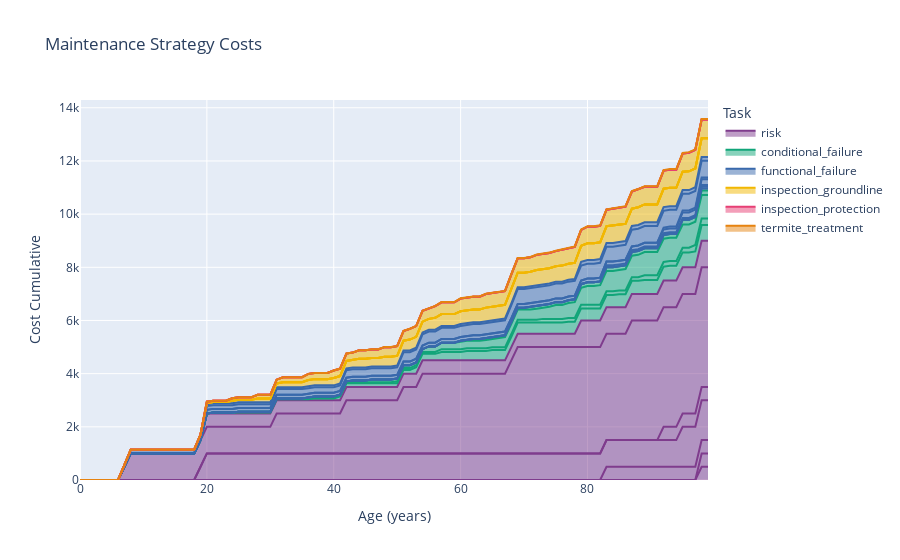

The notebook cell saved with this chart:
### Code cell
comp.units = model_units
comp.mc_timeline(t_end=t_end, n_iterations=n_iterations)
comp.expected_risk_cost_df()
comp.plot_ms()

### Figure 1 — Plotly figure (JSON) as saved in the notebook; plotly's stock layout.template omitted (floating-point values rounded to 4 significant figures)
{"data": [{"hovertemplate": "Task=risk<br>Failure Mode=termites<br>Age (years)=%{x}<br>Cost Cumulative=%{y}<extra></extra>", "legendgroup": "risk", "line": {"color": "rgb(127, 60, 141)"}, "mode": "lines", "name": "risk", "orientation": "v", "showlegend": true, "stackgroup": "1", "type": "scatter", "x": [0, 1, 2, 3, 4, 5, 6, 7, 8, 9, 10, 11, 12, 13, 14, 15, 16, 17, 18, 19, 20, 21, 22, 23, 24, 25, 26, 27, 28, 29, 30, 31, 32, 33, 34, 35, 36, 37, 38, 39, 40, 41, 42, 43, 44, 45, 46, 47, 48, 49, 50, 51, 52, 53, 54, 55, 56, 57, 58, 59, 60, 61, 62, 63, 64, 65, 66, 67, 68, 69, 70, 71, 72, 73, 74, 75, 76, 77, 78, 79, 80, 81, 82, 83, 84, 85, 86, 87, 88, 89, 90, 91, 92, 93, 94, 95, 96, 97, 98, 99], "xaxis": "x", "y": [0, 0, 0, 0, 0, 0, 0, 0, 0, 0, 0, 0, 0, 0, 0, 0, 0, 0, 0, 0, 0, 0, 0, 0, 0, 0, 0, 0, 0, 0, 0, 0, 0, 0, 0, 0, 0, 0, 0, 0, 0, 0, 0, 0, 0, 0, 0, 0, 0, 0, 0, 0, 0, 0, 0, 0, 0, 0, 0, 0, 0, 0, 0, 0, 0, 0, 0, 0, 0, 0, 0, 0, 0, 0, 0, 0, 0, 0, 0, 0, 0, 0, 0, 0, 0, 0, 0, 0, 0, 0, 0, 0, 0, 0, 0, 0, 0, 0, 500, 500], "yaxis": "y"}, {"hovertemplate": "Task=risk<br>Failure Mode=fungal decay | external<br>Age (years)=%{x}<br>Cost Cumulative=%{y}<extra></extra>", "legendgroup": "risk", "line": {"color": "rgb(127, 60, 141)"}, "mode": "lines", "name": "risk", "orientation": "v", "showlegend": false, "stackgroup": "1", "type": "scatter", "x": [0, 1, 2, 3, 4, 5, 6, 7, 8, 9, 10, 11, 12, 13, 14, 15, 16, 17, 18, 19, 20, 21, 22, 23, 24, 25, 26, 27, 28, 29, 30, 31, 32, 33, 34, 35, 36, 37, 38, 39, 40, 41, 42, 43, 44, 45, 46, 47, 48, 49, 50, 51, 52, 53, 54, 55, 56, 57, 58, 59, 60, 61, 62, 63, 64, 65, 66, 67, 68, 69, 70, 71, 72, 73, 74, 75, 76, 77, 78, 79, 80, 81, 82, 83, 84, 85, 86, 87, 88, 89, 90, 91, 92, 93, 94, 95, 96, 97, 98, 99], "xaxis": "x", "y": [0, 0, 0, 0, 0, 0, 0, 0, 0, 0, 0, 0, 0, 0, 0, 0, 0, 0, 0, 0, 0, 0, 0, 0, 0, 0, 0, 0, 0, 0, 0, 0, 0, 0, 0, 0, 0, 0, 0, 0, 0, 0, 0, 0, 0, 0, 0, 0, 0, 0, 0, 0, 0, 0, 0, 0, 0, 0, 0, 0, 0, 0, 0, 0, 0, 0, 0, 0, 0, 0, 0, 0, 0, 0, 0, 0, 0, 0, 0, 0, 0, 0, 0, 0, 0, 0, 0, 0, 0, 0, 0, 0, 0, 0, 0, 0, 0, 0, 500, 500], "yaxis": "y"}, {"hovertemplate": "Task=risk<br>Failure Mode=fungal decay | internal<br>Age (years)=%{x}<br>Cost Cumulative=%{y}<extra></extra>", "legendgroup": "risk", "line": {"color": "rgb(127, 60, 141)"}, "mode": "lines", "name": "risk", "orientation": "v", "showlegend": false, "stackgroup": "1", "type": "scatter", "x": [0, 1, 2, 3, 4, 5, 6, 7, 8, 9, 10, 11, 12, 13, 14, 15, 16, 17, 18, 19, 20, 21, 22, 23, 24, 25, 26, 27, 28, 29, 30, 31, 32, 33, 34, 35, 36, 37, 38, 39, 40, 41, 42, 43, 44, 45, 46, 47, 48, 49, 50, 51, 52, 53, 54, 55, 56, 57, 58, 59, 60, 61, 62, 63, 64, 65, 66, 67, 68, 69, 70, 71, 72, 73, 74, 75, 76, 77, 78, 79, 80, 81, 82, 83, 84, 85, 86, 87, 88, 89, 90, 91, 92, 93, 94, 95, 96, 97, 98, 99], "xaxis": "x", "y": [0, 0, 0, 0, 0, 0, 0, 0, 0, 0, 0, 0, 0, 0, 0, 0, 0, 0, 0, 0, 0, 0, 0, 0, 0, 0, 0, 0, 0, 0, 0, 0, 0, 0, 0, 0, 0, 0, 0, 0, 0, 0, 0, 0, 0, 0, 0, 0, 0, 0, 0, 0, 0, 0, 0, 0, 0, 0, 0, 0, 0, 0, 0, 0, 0, 0, 0, 0, 0, 0, 0, 0, 0, 0, 0, 0, 0, 0, 0, 0, 0, 0, 0, 500, 500, 500, 500, 500, 500, 500, 500, 500, 500, 500, 500, 500, 500, 500, 500, 500], "yaxis": "y"}, {"hovertemplate": "Task=risk<br>Failure Mode=lightning<br>Age (years)=%{x}<br>Cost Cumulative=%{y}<extra></extra>", "legendgroup": "risk", "line": {"color": "rgb(127, 60, 141)"}, "mode": "lines", "name": "risk", "orientation": "v", "showlegend": false, "stackgroup": "1", "type": "scatter", "x": [0, 1, 2, 3, 4, 5, 6, 7, 8, 9, 10, 11, 12, 13, 14, 15, 16, 17, 18, 19, 20, 21, 22, 23, 24, 25, 26, 27, 28, 29, 30, 31, 32, 33, 34, 35, 36, 37, 38, 39, 40, 41, 42, 43, 44, 45, 46, 47, 48, 49, 50, 51, 52, 53, 54, 55, 56, 57, 58, 59, 60, 61, 62, 63, 64, 65, 66, 67, 68, 69, 70, 71, 72, 73, 74, 75, 76, 77, 78, 79, 80, 81, 82, 83, 84, 85, 86, 87, 88, 89, 90, 91, 92, 93, 94, 95, 96, 97, 98, 99], "xaxis": "x", "y": [0, 0, 0, 0, 0, 0, 0, 0, 0, 0, 0, 0, 0, 0, 0, 0, 0, 0, 0, 500, 1000, 1000, 1000, 1000, 1000, 1000, 1000, 1000, 1000, 1000, 1000, 1000, 1000, 1000, 1000, 1000, 1000, 1000, 1000, 1000, 1000, 1000, 1000, 1000, 1000, 1000, 1000, 1000, 1000, 1000, 1000, 1000, 1000, 1000, 1000, 1000, 1000, 1000, 1000, 1000, 1000, 1000, 1000, 1000, 1000, 1000, 1000, 1000, 1000, 1000, 1000, 1000, 1000, 1000, 1000, 1000, 1000, 1000, 1000, 1000, 1000, 1000, 1000, 1000, 1000, 1000, 1000, 1000, 1000, 1000, 1000, 1000, 1000, 1000, 1000, 1500, 1500, 1500, 1500, 1500], "yaxis": "y"}, {"hovertemplate": "Task=risk<br>Failure Mode=weathering<br>Age (years)=%{x}<br>Cost Cumulative=%{y}<extra></extra>", "legendgroup": "risk", "line": {"color": "rgb(127, 60, 141)"}, "mode": "lines", "name": "risk", "orientation": "v", "showlegend": false, "stackgroup": "1", "type": "scatter", "x": [0, 1, 2, 3, 4, 5, 6, 7, 8, 9, 10, 11, 12, 13, 14, 15, 16, 17, 18, 19, 20, 21, 22, 23, 24, 25, 26, 27, 28, 29, 30, 31, 32, 33, 34, 35, 36, 37, 38, 39, 40, 41, 42, 43, 44, 45, 46, 47, 48, 49, 50, 51, 52, 53, 54, 55, 56, 57, 58, 59, 60, 61, 62, 63, 64, 65, 66, 67, 68, 69, 70, 71, 72, 73, 74, 75, 76, 77, 78, 79, 80, 81, 82, 83, 84, 85, 86, 87, 88, 89, 90, 91, 92, 93, 94, 95, 96, 97, 98, 99], "xaxis": "x", "y": [0, 0, 0, 0, 0, 0, 0, 0, 0, 0, 0, 0, 0, 0, 0, 0, 0, 0, 0, 0, 0, 0, 0, 0, 0, 0, 0, 0, 0, 0, 0, 0, 0, 0, 0, 0, 0, 0, 0, 0, 0, 0, 0, 0, 0, 0, 0, 0, 0, 0, 0, 0, 0, 0, 0, 0, 0, 0, 0, 0, 0, 0, 0, 0, 0, 0, 0, 0, 0, 0, 0, 0, 0, 0, 0, 0, 0, 0, 0, 0, 0, 0, 0, 0, 0, 0, 0, 0, 0, 0, 0, 0, 500, 500, 500, 500, 500, 500, 500, 500], "yaxis": "y"}, {"hovertemplate": "Task=risk<br>Failure Mode=fire_damage<br>Age (years)=%{x}<br>Cost Cumulative=%{y}<extra></extra>", "legendgroup": "risk", "line": {"color": "rgb(127, 60, 141)"}, "mode": "lines", "name": "risk", "orientation": "v", "showlegend": false, "stackgroup": "1", "type": "scatter", "x": [0, 1, 2, 3, 4, 5, 6, 7, 8, 9, 10, 11, 12, 13, 14, 15, 16, 17, 18, 19, 20, 21, 22, 23, 24, 25, 26, 27, 28, 29, 30, 31, 32, 33, 34, 35, 36, 37, 38, 39, 40, 41, 42, 43, 44, 45, 46, 47, 48, 49, 50, 51, 52, 53, 54, 55, 56, 57, 58, 59, 60, 61, 62, 63, 64, 65, 66, 67, 68, 69, 70, 71, 72, 73, 74, 75, 76, 77, 78, 79, 80, 81, 82, 83, 84, 85, 86, 87, 88, 89, 90, 91, 92, 93, 94, 95, 96, 97, 98, 99], "xaxis": "x", "y": [0, 0, 0, 0, 0, 0, 0, 500, 1000, 1000, 1000, 1000, 1000, 1000, 1000, 1000, 1000, 1000, 1000, 1000, 1000, 1000, 1000, 1000, 1000, 1000, 1000, 1000, 1000, 1000, 1000, 1500, 1500, 1500, 1500, 1500, 1500, 1500, 1500, 1500, 1500, 1500, 2000, 2000, 2000, 2000, 2000, 2000, 2000, 2000, 2000, 2500, 2500, 2500, 3000, 3000, 3000, 3000, 3000, 3000, 3000, 3000, 3000, 3000, 3000, 3000, 3000, 3000, 3500, 4000, 4000, 4000, 4000, 4000, 4000, 4000, 4000, 4000, 4000, 4000, 4000, 4000, 4000, 4000, 4000, 4000, 4000, 4500, 4500, 4500, 4500, 4500, 4500, 4500, 4500, 4500, 4500, 4500, 4500, 4500], "yaxis": "y"}, {"hovertemplate": "Task=risk<br>Failure Mode=impact<br>Age (years)=%{x}<br>Cost Cumulative=%{y}<extra></extra>", "legendgroup": "risk", "line": {"color": "rgb(127, 60, 141)"}, "mode": "lines", "name": "risk", "orientation": "v", "showlegend": false, "stackgroup": "1", "type": "scatter", "x": [0, 1, 2, 3, 4, 5, 6, 7, 8, 9, 10, 11, 12, 13, 14, 15, 16, 17, 18, 19, 20, 21, 22, 23, 24, 25, 26, 27, 28, 29, 30, 31, 32, 33, 34, 35, 36, 37, 38, 39, 40, 41, 42, 43, 44, 45, 46, 47, 48, 49, 50, 51, 52, 53, 54, 55, 56, 57, 58, 59, 60, 61, 62, 63, 64, 65, 66, 67, 68, 69, 70, 71, 72, 73, 74, 75, 76, 77, 78, 79, 80, 81, 82, 83, 84, 85, 86, 87, 88, 89, 90, 91, 92, 93, 94, 95, 96, 97, 98, 99], "xaxis": "x", "y": [0, 0, 0, 0, 0, 0, 0, 0, 0, 0, 0, 0, 0, 0, 0, 0, 0, 0, 0, 0, 500, 500, 500, 500, 500, 500, 500, 500, 500, 500, 500, 500, 500, 500, 500, 500, 500, 500, 500, 500, 500, 500, 500, 500, 500, 500, 500, 500, 500, 500, 500, 500, 500, 500, 500, 500, 500, 500, 500, 500, 500, 500, 500, 500, 500, 500, 500, 500, 500, 500, 500, 500, 500, 500, 500, 500, 500, 500, 500, 1000, 1000, 1000, 1000, 1000, 1000, 1000, 1000, 1000, 1000, 1000, 1000, 1000, 1000, 1000, 1000, 1000, 1000, 1000, 1000, 1000], "yaxis": "y"}, {"hovertemplate": "Task=conditional_failure<br>Failure Mode=termites<br>Age (years)=%{x}<br>Cost Cumulative=%{y}<extra></extra>", "legendgroup": "conditional_failure", "line": {"color": "rgb(17, 165, 121)"}, "mode": "lines", "name": "conditional_failure", "orientation": "v", "showlegend": true, "stackgroup": "1", "type": "scatter", "x": [0, 1, 2, 3, 4, 5, 6, 7, 8, 9, 10, 11, 12, 13, 14, 15, 16, 17, 18, 19, 20, 21, 22, 23, 24, 25, 26, 27, 28, 29, 30, 31, 32, 33, 34, 35, 36, 37, 38, 39, 40, 41, 42, 43, 44, 45, 46, 47, 48, 49, 50, 51, 52, 53, 54, 55, 56, 57, 58, 59, 60, 61, 62, 63, 64, 65, 66, 67, 68, 69, 70, 71, 72, 73, 74, 75, 76, 77, 78, 79, 80, 81, 82, 83, 84, 85, 86, 87, 88, 89, 90, 91, 92, 93, 94, 95, 96, 97, 98, 99], "xaxis": "x", "y": [0, 0, 0, 0, 0, 0, 0, 0, 0, 0, 0, 0, 0, 0, 0, 0, 0, 0, 0, 0, 0, 35, 35, 35, 35, 35, 35, 35, 35, 35, 35, 35, 35, 35, 35, 35, 35, 70, 70, 70, 70, 140, 140, 140, 140, 140, 140, 140, 140, 140, 140, 140, 140, 245, 245, 245, 245, 315, 315, 315, 315, 350, 350, 350, 350, 385, 385, 385, 385, 420, 420, 420, 420, 420, 420, 420, 420, 455, 455, 455, 455, 455, 455, 455, 455, 490, 490, 490, 490, 525, 525, 525, 525, 560, 560, 560, 560, 595, 595, 595], "yaxis": "y"}, {"hovertemplate": "Task=conditional_failure<br>Failure Mode=fungal decay | external<br>Age (years)=%{x}<br>Cost Cumulative=%{y}<extra></extra>", "legendgroup": "conditional_failure", "line": {"color": "rgb(17, 165, 121)"}, "mode": "lines", "name": "conditional_failure", "orientation": "v", "showlegend": false, "stackgroup": "1", "type": "scatter", "x": [0, 1, 2, 3, 4, 5, 6, 7, 8, 9, 10, 11, 12, 13, 14, 15, 16, 17, 18, 19, 20, 21, 22, 23, 24, 25, 26, 27, 28, 29, 30, 31, 32, 33, 34, 35, 36, 37, 38, 39, 40, 41, 42, 43, 44, 45, 46, 47, 48, 49, 50, 51, 52, 53, 54, 55, 56, 57, 58, 59, 60, 61, 62, 63, 64, 65, 66, 67, 68, 69, 70, 71, 72, 73, 74, 75, 76, 77, 78, 79, 80, 81, 82, 83, 84, 85, 86, 87, 88, 89, 90, 91, 92, 93, 94, 95, 96, 97, 98, 99], "xaxis": "x", "y": [0, 0, 0, 0, 0, 0, 0, 0, 0, 0, 0, 0, 0, 0, 0, 0, 0, 0, 0, 0, 0, 0, 0, 0, 0, 35, 35, 35, 35, 35, 35, 35, 35, 35, 35, 35, 35, 35, 35, 35, 35, 35, 35, 35, 35, 35, 35, 35, 35, 35, 70, 70, 70, 70, 70, 70, 70, 105, 105, 105, 105, 105, 105, 105, 105, 105, 105, 105, 105, 105, 105, 105, 105, 140, 140, 140, 140, 140, 140, 140, 140, 140, 140, 140, 140, 140, 140, 140, 140, 175, 175, 175, 175, 175, 175, 175, 175, 245, 245, 245], "yaxis": "y"}, {"hovertemplate": "Task=conditional_failure<br>Failure Mode=fungal decay | internal<br>Age (years)=%{x}<br>Cost Cumulative=%{y}<extra></extra>", "legendgroup": "conditional_failure", "line": {"color": "rgb(17, 165, 121)"}, "mode": "lines", "name": "conditional_failure", "orientation": "v", "showlegend": false, "stackgroup": "1", "type": "scatter", "x": [0, 1, 2, 3, 4, 5, 6, 7, 8, 9, 10, 11, 12, 13, 14, 15, 16, 17, 18, 19, 20, 21, 22, 23, 24, 25, 26, 27, 28, 29, 30, 31, 32, 33, 34, 35, 36, 37, 38, 39, 40, 41, 42, 43, 44, 45, 46, 47, 48, 49, 50, 51, 52, 53, 54, 55, 56, 57, 58, 59, 60, 61, 62, 63, 64, 65, 66, 67, 68, 69, 70, 71, 72, 73, 74, 75, 76, 77, 78, 79, 80, 81, 82, 83, 84, 85, 86, 87, 88, 89, 90, 91, 92, 93, 94, 95, 96, 97, 98, 99], "xaxis": "x", "y": [0, 0, 0, 0, 0, 0, 0, 0, 0, 0, 0, 0, 0, 0, 0, 0, 0, 0, 0, 0, 0, 0, 0, 0, 0, 0, 0, 0, 0, 0, 0, 0, 0, 0, 0, 0, 35, 35, 35, 35, 35, 35, 35, 70, 70, 70, 105, 105, 105, 105, 105, 105, 105, 105, 105, 210, 210, 245, 245, 245, 280, 280, 280, 280, 315, 315, 350, 385, 385, 385, 385, 385, 420, 420, 455, 525, 525, 560, 595, 630, 700, 700, 735, 770, 770, 770, 805, 805, 840, 875, 875, 875, 875, 875, 875, 875, 875, 875, 875, 875], "yaxis": "y"}, {"hovertemplate": "Task=conditional_failure<br>Failure Mode=weathering<br>Age (years)=%{x}<br>Cost Cumulative=%{y}<extra></extra>", "legendgroup": "conditional_failure", "line": {"color": "rgb(17, 165, 121)"}, "mode": "lines", "name": "conditional_failure", "orientation": "v", "showlegend": false, "stackgroup": "1", "type": "scatter", "x": [0, 1, 2, 3, 4, 5, 6, 7, 8, 9, 10, 11, 12, 13, 14, 15, 16, 17, 18, 19, 20, 21, 22, 23, 24, 25, 26, 27, 28, 29, 30, 31, 32, 33, 34, 35, 36, 37, 38, 39, 40, 41, 42, 43, 44, 45, 46, 47, 48, 49, 50, 51, 52, 53, 54, 55, 56, 57, 58, 59, 60, 61, 62, 63, 64, 65, 66, 67, 68, 69, 70, 71, 72, 73, 74, 75, 76, 77, 78, 79, 80, 81, 82, 83, 84, 85, 86, 87, 88, 89, 90, 91, 92, 93, 94, 95, 96, 97, 98, 99], "xaxis": "x", "y": [0, 0, 0, 0, 0, 0, 0, 0, 0, 0, 0, 0, 0, 0, 0, 0, 0, 0, 0, 0, 0, 0, 0, 0, 0, 0, 0, 0, 0, 0, 0, 0, 0, 0, 0, 0, 0, 0, 0, 0, 0, 0, 0, 0, 0, 0, 0, 0, 0, 0, 0, 0, 0, 0, 0, 0, 0, 0, 0, 0, 35, 35, 70, 70, 70, 70, 70, 70, 70, 70, 70, 105, 105, 105, 105, 105, 105, 105, 105, 140, 140, 140, 140, 140, 140, 140, 140, 140, 140, 140, 140, 140, 140, 140, 140, 175, 175, 175, 175, 175], "yaxis": "y"}, {"hovertemplate": "Task=functional_failure<br>Failure Mode=termites<br>Age (years)=%{x}<br>Cost Cumulative=%{y}<extra></extra>", "legendgroup": "functional_failure", "line": {"color": "rgb(57, 105, 172)"}, "mode": "lines", "name": "functional_failure", "orientation": "v", "showlegend": true, "stackgroup": "1", "type": "scatter", "x": [0, 1, 2, 3, 4, 5, 6, 7, 8, 9, 10, 11, 12, 13, 14, 15, 16, 17, 18, 19, 20, 21, 22, 23, 24, 25, 26, 27, 28, 29, 30, 31, 32, 33, 34, 35, 36, 37, 38, 39, 40, 41, 42, 43, 44, 45, 46, 47, 48, 49, 50, 51, 52, 53, 54, 55, 56, 57, 58, 59, 60, 61, 62, 63, 64, 65, 66, 67, 68, 69, 70, 71, 72, 73, 74, 75, 76, 77, 78, 79, 80, 81, 82, 83, 84, 85, 86, 87, 88, 89, 90, 91, 92, 93, 94, 95, 96, 97, 98, 99], "xaxis": "x", "y": [0, 0, 0, 0, 0, 0, 0, 0, 0, 0, 0, 0, 0, 0, 0, 0, 0, 0, 0, 0, 0, 0, 0, 0, 0, 0, 0, 0, 0, 0, 0, 0, 0, 0, 0, 0, 0, 0, 0, 0, 0, 0, 0, 0, 0, 0, 0, 0, 0, 0, 0, 0, 0, 0, 0, 0, 0, 0, 0, 0, 0, 0, 0, 0, 0, 0, 0, 0, 0, 0, 0, 0, 0, 0, 0, 0, 0, 0, 0, 0, 0, 0, 0, 0, 0, 0, 0, 0, 0, 0, 0, 0, 0, 0, 0, 0, 0, 0, 70, 70], "yaxis": "y"}, {"hovertemplate": "Task=functional_failure<br>Failure Mode=fungal decay | external<br>Age (years)=%{x}<br>Cost Cumulative=%{y}<extra></extra>", "legendgroup": "functional_failure", "line": {"color": "rgb(57, 105, 172)"}, "mode": "lines", "name": "functional_failure", "orientation": "v", "showlegend": false, "stackgroup": "1", "type": "scatter", "x": [0, 1, 2, 3, 4, 5, 6, 7, 8, 9, 10, 11, 12, 13, 14, 15, 16, 17, 18, 19, 20, 21, 22, 23, 24, 25, 26, 27, 28, 29, 30, 31, 32, 33, 34, 35, 36, 37, 38, 39, 40, 41, 42, 43, 44, 45, 46, 47, 48, 49, 50, 51, 52, 53, 54, 55, 56, 57, 58, 59, 60, 61, 62, 63, 64, 65, 66, 67, 68, 69, 70, 71, 72, 73, 74, 75, 76, 77, 78, 79, 80, 81, 82, 83, 84, 85, 86, 87, 88, 89, 90, 91, 92, 93, 94, 95, 96, 97, 98, 99], "xaxis": "x", "y": [0, 0, 0, 0, 0, 0, 0, 0, 0, 0, 0, 0, 0, 0, 0, 0, 0, 0, 0, 0, 0, 0, 0, 0, 0, 0, 0, 0, 0, 0, 0, 0, 0, 0, 0, 0, 0, 0, 0, 0, 0, 0, 0, 0, 0, 0, 0, 0, 0, 0, 0, 0, 0, 0, 0, 0, 0, 0, 0, 0, 0, 0, 0, 0, 0, 0, 0, 0, 0, 0, 0, 0, 0, 0, 0, 0, 0, 0, 0, 0, 0, 0, 0, 0, 0, 0, 0, 0, 0, 0, 0, 0, 0, 0, 0, 0, 0, 0, 70, 70], "yaxis": "y"}, {"hovertemplate": "Task=functional_failure<br>Failure Mode=fungal decay | internal<br>Age (years)=%{x}<br>Cost Cumulative=%{y}<extra></extra>", "legendgroup": "functional_failure", "line": {"color": "rgb(57, 105, 172)"}, "mode": "lines", "name": "functional_failure", "orientation": "v", "showlegend": false, "stackgroup": "1", "type": "scatter", "x": [0, 1, 2, 3, 4, 5, 6, 7, 8, 9, 10, 11, 12, 13, 14, 15, 16, 17, 18, 19, 20, 21, 22, 23, 24, 25, 26, 27, 28, 29, 30, 31, 32, 33, 34, 35, 36, 37, 38, 39, 40, 41, 42, 43, 44, 45, 46, 47, 48, 49, 50, 51, 52, 53, 54, 55, 56, 57, 58, 59, 60, 61, 62, 63, 64, 65, 66, 67, 68, 69, 70, 71, 72, 73, 74, 75, 76, 77, 78, 79, 80, 81, 82, 83, 84, 85, 86, 87, 88, 89, 90, 91, 92, 93, 94, 95, 96, 97, 98, 99], "xaxis": "x", "y": [0, 0, 0, 0, 0, 0, 0, 0, 0, 0, 0, 0, 0, 0, 0, 0, 0, 0, 0, 0, 0, 0, 0, 0, 0, 0, 0, 0, 0, 0, 0, 0, 0, 0, 0, 0, 0, 0, 0, 0, 0, 0, 0, 0, 0, 0, 0, 0, 0, 0, 0, 0, 0, 0, 0, 0, 0, 0, 0, 0, 0, 0, 0, 0, 0, 0, 0, 0, 0, 0, 0, 0, 0, 0, 0, 0, 0, 0, 0, 0, 0, 0, 0, 70, 70, 70, 70, 70, 70, 70, 70, 70, 70, 70, 70, 70, 70, 70, 70, 70], "yaxis": "y"}, {"hovertemplate": "Task=functional_failure<br>Failure Mode=lightning<br>Age (years)=%{x}<br>Cost Cumulative=%{y}<extra></extra>", "legendgroup": "functional_failure", "line": {"color": "rgb(57, 105, 172)"}, "mode": "lines", "name": "functional_failure", "orientation": "v", "showlegend": false, "stackgroup": "1", "type": "scatter", "x": [0, 1, 2, 3, 4, 5, 6, 7, 8, 9, 10, 11, 12, 13, 14, 15, 16, 17, 18, 19, 20, 21, 22, 23, 24, 25, 26, 27, 28, 29, 30, 31, 32, 33, 34, 35, 36, 37, 38, 39, 40, 41, 42, 43, 44, 45, 46, 47, 48, 49, 50, 51, 52, 53, 54, 55, 56, 57, 58, 59, 60, 61, 62, 63, 64, 65, 66, 67, 68, 69, 70, 71, 72, 73, 74, 75, 76, 77, 78, 79, 80, 81, 82, 83, 84, 85, 86, 87, 88, 89, 90, 91, 92, 93, 94, 95, 96, 97, 98, 99], "xaxis": "x", "y": [0, 0, 0, 0, 0, 0, 0, 0, 0, 0, 0, 0, 0, 0, 0, 0, 0, 0, 0, 70, 140, 140, 140, 140, 140, 140, 140, 140, 140, 140, 140, 140, 140, 140, 140, 140, 140, 140, 140, 140, 140, 140, 140, 140, 140, 140, 140, 140, 140, 140, 140, 140, 140, 140, 140, 140, 140, 140, 140, 140, 140, 140, 140, 140, 140, 140, 140, 140, 140, 140, 140, 140, 140, 140, 140, 140, 140, 140, 140, 140, 140, 140, 140, 140, 140, 140, 140, 140, 140, 140, 140, 140, 140, 140, 140, 210, 210, 210, 210, 210], "yaxis": "y"}, {"hovertemplate": "Task=functional_failure<br>Failure Mode=weathering<br>Age (years)=%{x}<br>Cost Cumulative=%{y}<extra></extra>", "legendgroup": "functional_failure", "line": {"color": "rgb(57, 105, 172)"}, "mode": "lines", "name": "functional_failure", "orientation": "v", "showlegend": false, "stackgroup": "1", "type": "scatter", "x": [0, 1, 2, 3, 4, 5, 6, 7, 8, 9, 10, 11, 12, 13, 14, 15, 16, 17, 18, 19, 20, 21, 22, 23, 24, 25, 26, 27, 28, 29, 30, 31, 32, 33, 34, 35, 36, 37, 38, 39, 40, 41, 42, 43, 44, 45, 46, 47, 48, 49, 50, 51, 52, 53, 54, 55, 56, 57, 58, 59, 60, 61, 62, 63, 64, 65, 66, 67, 68, 69, 70, 71, 72, 73, 74, 75, 76, 77, 78, 79, 80, 81, 82, 83, 84, 85, 86, 87, 88, 89, 90, 91, 92, 93, 94, 95, 96, 97, 98, 99], "xaxis": "x", "y": [0, 0, 0, 0, 0, 0, 0, 0, 0, 0, 0, 0, 0, 0, 0, 0, 0, 0, 0, 0, 0, 0, 0, 0, 0, 0, 0, 0, 0, 0, 0, 0, 0, 0, 0, 0, 0, 0, 0, 0, 0, 0, 0, 0, 0, 0, 0, 0, 0, 0, 0, 0, 0, 0, 0, 0, 0, 0, 0, 0, 0, 0, 0, 0, 0, 0, 0, 0, 0, 0, 0, 0, 0, 0, 0, 0, 0, 0, 0, 0, 0, 0, 0, 0, 0, 0, 0, 0, 0, 0, 0, 0, 70, 70, 70, 70, 70, 70, 70, 70], "yaxis": "y"}, {"hovertemplate": "Task=functional_failure<br>Failure Mode=fire_damage<br>Age (years)=%{x}<br>Cost Cumulative=%{y}<extra></extra>", "legendgroup": "functional_failure", "line": {"color": "rgb(57, 105, 172)"}, "mode": "lines", "name": "functional_failure", "orientation": "v", "showlegend": false, "stackgroup": "1", "type": "scatter", "x": [0, 1, 2, 3, 4, 5, 6, 7, 8, 9, 10, 11, 12, 13, 14, 15, 16, 17, 18, 19, 20, 21, 22, 23, 24, 25, 26, 27, 28, 29, 30, 31, 32, 33, 34, 35, 36, 37, 38, 39, 40, 41, 42, 43, 44, 45, 46, 47, 48, 49, 50, 51, 52, 53, 54, 55, 56, 57, 58, 59, 60, 61, 62, 63, 64, 65, 66, 67, 68, 69, 70, 71, 72, 73, 74, 75, 76, 77, 78, 79, 80, 81, 82, 83, 84, 85, 86, 87, 88, 89, 90, 91, 92, 93, 94, 95, 96, 97, 98, 99], "xaxis": "x", "y": [0, 0, 0, 0, 0, 0, 0, 70, 140, 140, 140, 140, 140, 140, 140, 140, 140, 140, 140, 140, 140, 140, 140, 140, 140, 140, 140, 140, 140, 140, 140, 210, 210, 210, 210, 210, 210, 210, 210, 210, 210, 210, 280, 280, 280, 280, 280, 280, 280, 280, 280, 350, 350, 350, 420, 420, 420, 420, 420, 420, 420, 420, 420, 420, 420, 420, 420, 420, 490, 560, 560, 560, 560, 560, 560, 560, 560, 560, 560, 560, 560, 560, 560, 560, 560, 560, 560, 630, 630, 630, 630, 630, 630, 630, 630, 630, 630, 630, 630, 630], "yaxis": "y"}, {"hovertemplate": "Task=functional_failure<br>Failure Mode=impact<br>Age (years)=%{x}<br>Cost Cumulative=%{y}<extra></extra>", "legendgroup": "functional_failure", "line": {"color": "rgb(57, 105, 172)"}, "mode": "lines", "name": "functional_failure", "orientation": "v", "showlegend": false, "stackgroup": "1", "type": "scatter", "x": [0, 1, 2, 3, 4, 5, 6, 7, 8, 9, 10, 11, 12, 13, 14, 15, 16, 17, 18, 19, 20, 21, 22, 23, 24, 25, 26, 27, 28, 29, 30, 31, 32, 33, 34, 35, 36, 37, 38, 39, 40, 41, 42, 43, 44, 45, 46, 47, 48, 49, 50, 51, 52, 53, 54, 55, 56, 57, 58, 59, 60, 61, 62, 63, 64, 65, 66, 67, 68, 69, 70, 71, 72, 73, 74, 75, 76, 77, 78, 79, 80, 81, 82, 83, 84, 85, 86, 87, 88, 89, 90, 91, 92, 93, 94, 95, 96, 97, 98, 99], "xaxis": "x", "y": [0, 0, 0, 0, 0, 0, 0, 0, 0, 0, 0, 0, 0, 0, 0, 0, 0, 0, 0, 0, 70, 70, 70, 70, 70, 70, 70, 70, 70, 70, 70, 70, 70, 70, 70, 70, 70, 70, 70, 70, 70, 70, 70, 70, 70, 70, 70, 70, 70, 70, 70, 70, 70, 70, 70, 70, 70, 70, 70, 70, 70, 70, 70, 70, 70, 70, 70, 70, 70, 70, 70, 70, 70, 70, 70, 70, 70, 70, 70, 140, 140, 140, 140, 140, 140, 140, 140, 140, 140, 140, 140, 140, 140, 140, 140, 140, 140, 140, 140, 140], "yaxis": "y"}, {"hovertemplate": "Task=inspection_groundline<br>Failure Mode=termites<br>Age (years)=%{x}<br>Cost Cumulative=%{y}<extra></extra>", "legendgroup": "inspection_groundline", "line": {"color": "rgb(242, 183, 1)"}, "mode": "lines", "name": "inspection_groundline", "orientation": "v", "showlegend": true, "stackgroup": "1", "type": "scatter", "x": [0, 1, 2, 3, 4, 5, 6, 7, 8, 9, 10, 11, 12, 13, 14, 15, 16, 17, 18, 19, 20, 21, 22, 23, 24, 25, 26, 27, 28, 29, 30, 31, 32, 33, 34, 35, 36, 37, 38, 39, 40, 41, 42, 43, 44, 45, 46, 47, 48, 49, 50, 51, 52, 53, 54, 55, 56, 57, 58, 59, 60, 61, 62, 63, 64, 65, 66, 67, 68, 69, 70, 71, 72, 73, 74, 75, 76, 77, 78, 79, 80, 81, 82, 83, 84, 85, 86, 87, 88, 89, 90, 91, 92, 93, 94, 95, 96, 97, 98, 99], "xaxis": "x", "y": [0, 0, 0, 0, 0, 0, 0, 0, 0, 0, 0, 0, 0, 0, 0, 0, 0, 0, 0, 0, 48.5, 48.5, 48.5, 48.5, 95.5, 95.5, 95.5, 95.5, 142, 142, 142, 142, 188, 188, 188, 188, 234, 234, 234, 234, 279, 279, 279, 279, 322, 322, 322, 322, 364.5, 364.5, 364.5, 364.5, 406, 406, 406, 406, 444, 444, 444, 444, 480, 480, 480, 480, 514, 514, 514, 514, 546, 546, 546, 546, 576, 576, 576, 576, 603.5, 603.5, 603.5, 603.5, 628, 628, 628, 628, 650, 650, 650, 650, 670.5, 670.5, 670.5, 670.5, 689, 689, 689, 689, 705.5, 705.5, 705.5, 705.5], "yaxis": "y"}, {"hovertemplate": "Task=inspection_groundline<br>Failure Mode=fungal decay | external<br>Age (years)=%{x}<br>Cost Cumulative=%{y}<extra></extra>", "legendgroup": "inspection_groundline", "line": {"color": "rgb(242, 183, 1)"}, "mode": "lines", "name": "inspection_groundline", "orientation": "v", "showlegend": false, "stackgroup": "1", "type": "scatter", "x": [0, 1, 2, 3, 4, 5, 6, 7, 8, 9, 10, 11, 12, 13, 14, 15, 16, 17, 18, 19, 20, 21, 22, 23, 24, 25, 26, 27, 28, 29, 30, 31, 32, 33, 34, 35, 36, 37, 38, 39, 40, 41, 42, 43, 44, 45, 46, 47, 48, 49, 50, 51, 52, 53, 54, 55, 56, 57, 58, 59, 60, 61, 62, 63, 64, 65, 66, 67, 68, 69, 70, 71, 72, 73, 74, 75, 76, 77, 78, 79, 80, 81, 82, 83, 84, 85, 86, 87, 88, 89, 90, 91, 92, 93, 94, 95, 96, 97, 98, 99], "xaxis": "x", "y": [0, 0, 0, 0, 0, 0, 0, 0, 0, 0, 0, 0, 0, 0, 0, 0, 0, 0, 0, 0, 0, 0, 0, 0, 0, 0, 0, 0, 0, 0, 0, 0, 0, 0, 0, 0, 0, 0, 0, 0, 0, 0, 0, 0, 0, 0, 0, 0, 0, 0, 0, 0, 0, 0, 0, 0, 0, 0, 0, 0, 0, 0, 0, 0, 0, 0, 0, 0, 0, 0, 0, 0, 0, 0, 0, 0, 0, 0, 0, 0, 0, 0, 0, 0, 0, 0, 0, 0, 0, 0, 0, 0, 0, 0, 0, 0, 0, 0, 0, 0], "yaxis": "y"}, {"hovertemplate": "Task=inspection_groundline<br>Failure Mode=fungal decay | internal<br>Age (years)=%{x}<br>Cost Cumulative=%{y}<extra></extra>", "legendgroup": "inspection_groundline", "line": {"color": "rgb(242, 183, 1)"}, "mode": "lines", "name": "inspection_groundline", "orientation": "v", "showlegend": false, "stackgroup": "1", "type": "scatter", "x": [0, 1, 2, 3, 4, 5, 6, 7, 8, 9, 10, 11, 12, 13, 14, 15, 16, 17, 18, 19, 20, 21, 22, 23, 24, 25, 26, 27, 28, 29, 30, 31, 32, 33, 34, 35, 36, 37, 38, 39, 40, 41, 42, 43, 44, 45, 46, 47, 48, 49, 50, 51, 52, 53, 54, 55, 56, 57, 58, 59, 60, 61, 62, 63, 64, 65, 66, 67, 68, 69, 70, 71, 72, 73, 74, 75, 76, 77, 78, 79, 80, 81, 82, 83, 84, 85, 86, 87, 88, 89, 90, 91, 92, 93, 94, 95, 96, 97, 98, 99], "xaxis": "x", "y": [0, 0, 0, 0, 0, 0, 0, 0, 0, 0, 0, 0, 0, 0, 0, 0, 0, 0, 0, 0, 0, 0, 0, 0, 0, 0, 0, 0, 0, 0, 0, 0, 0, 0, 0, 0, 0, 0, 0, 0, 0, 0, 0, 0, 0, 0, 0, 0, 0, 0, 0, 0, 0, 0, 0, 0, 0, 0, 0, 0, 0, 0, 0, 0, 0, 0, 0, 0, 0, 0, 0, 0, 0, 0, 0, 0, 0, 0, 0, 0, 0, 0, 0, 0, 0, 0, 0, 0, 0, 0, 0, 0, 0, 0, 0, 0, 0, 0, 0, 0], "yaxis": "y"}, {"hovertemplate": "Task=inspection_groundline<br>Failure Mode=lightning<br>Age (years)=%{x}<br>Cost Cumulative=%{y}<extra></extra>", "legendgroup": "inspection_groundline", "line": {"color": "rgb(242, 183, 1)"}, "mode": "lines", "name": "inspection_groundline", "orientation": "v", "showlegend": false, "stackgroup": "1", "type": "scatter", "x": [0, 1, 2, 3, 4, 5, 6, 7, 8, 9, 10, 11, 12, 13, 14, 15, 16, 17, 18, 19, 20, 21, 22, 23, 24, 25, 26, 27, 28, 29, 30, 31, 32, 33, 34, 35, 36, 37, 38, 39, 40, 41, 42, 43, 44, 45, 46, 47, 48, 49, 50, 51, 52, 53, 54, 55, 56, 57, 58, 59, 60, 61, 62, 63, 64, 65, 66, 67, 68, 69, 70, 71, 72, 73, 74, 75, 76, 77, 78, 79, 80, 81, 82, 83, 84, 85, 86, 87, 88, 89, 90, 91, 92, 93, 94, 95, 96, 97, 98, 99], "xaxis": "x", "y": [0, 0, 0, 0, 0, 0, 0, 0, 0, 0, 0, 0, 0, 0, 0, 0, 0, 0, 0, 0, 0, 0, 0, 0, 0, 0, 0, 0, 0, 0, 0, 0, 0, 0, 0, 0, 0, 0, 0, 0, 0, 0, 0, 0, 0, 0, 0, 0, 0, 0, 0, 0, 0, 0, 0, 0, 0, 0, 0, 0, 0, 0, 0, 0, 0, 0, 0, 0, 0, 0, 0, 0, 0, 0, 0, 0, 0, 0, 0, 0, 0, 0, 0, 0, 0, 0, 0, 0, 0, 0, 0, 0, 0, 0, 0, 0, 0, 0, 0, 0], "yaxis": "y"}, {"hovertemplate": "Task=inspection_groundline<br>Failure Mode=weathering<br>Age (years)=%{x}<br>Cost Cumulative=%{y}<extra></extra>", "legendgroup": "inspection_groundline", "line": {"color": "rgb(242, 183, 1)"}, "mode": "lines", "name": "inspection_groundline", "orientation": "v", "showlegend": false, "stackgroup": "1", "type": "scatter", "x": [0, 1, 2, 3, 4, 5, 6, 7, 8, 9, 10, 11, 12, 13, 14, 15, 16, 17, 18, 19, 20, 21, 22, 23, 24, 25, 26, 27, 28, 29, 30, 31, 32, 33, 34, 35, 36, 37, 38, 39, 40, 41, 42, 43, 44, 45, 46, 47, 48, 49, 50, 51, 52, 53, 54, 55, 56, 57, 58, 59, 60, 61, 62, 63, 64, 65, 66, 67, 68, 69, 70, 71, 72, 73, 74, 75, 76, 77, 78, 79, 80, 81, 82, 83, 84, 85, 86, 87, 88, 89, 90, 91, 92, 93, 94, 95, 96, 97, 98, 99], "xaxis": "x", "y": [0, 0, 0, 0, 0, 0, 0, 0, 0, 0, 0, 0, 0, 0, 0, 0, 0, 0, 0, 0, 47.5, 47.5, 47.5, 47.5, 94.5, 94.5, 94.5, 94.5, 141, 141, 141, 141, 187, 187, 187, 187, 232.5, 232.5, 232.5, 232.5, 277.5, 277.5, 277.5, 277.5, 320.5, 320.5, 320.5, 320.5, 363, 363, 363, 363, 404.5, 404.5, 404.5, 404.5, 442.5, 442.5, 442.5, 442.5, 478, 478, 478, 478, 511.5, 511.5, 511.5, 511.5, 543, 543, 543, 543, 572.5, 572.5, 572.5, 572.5, 600, 600, 600, 600, 623.5, 623.5, 623.5, 623.5, 645.5, 645.5, 645.5, 645.5, 665.5, 665.5, 665.5, 665.5, 684, 684, 684, 684, 700.5, 700.5, 700.5, 700.5], "yaxis": "y"}, {"hovertemplate": "Task=inspection_protection<br>Failure Mode=lightning<br>Age (years)=%{x}<br>Cost Cumulative=%{y}<extra></extra>", "legendgroup": "inspection_protection", "line": {"color": "rgb(231, 63, 116)"}, "mode": "lines", "name": "inspection_protection", "orientation": "v", "showlegend": true, "stackgroup": "1", "type": "scatter", "x": [0, 1, 2, 3, 4, 5, 6, 7, 8, 9, 10, 11, 12, 13, 14, 15, 16, 17, 18, 19, 20, 21, 22, 23, 24, 25, 26, 27, 28, 29, 30, 31, 32, 33, 34, 35, 36, 37, 38, 39, 40, 41, 42, 43, 44, 45, 46, 47, 48, 49, 50, 51, 52, 53, 54, 55, 56, 57, 58, 59, 60, 61, 62, 63, 64, 65, 66, 67, 68, 69, 70, 71, 72, 73, 74, 75, 76, 77, 78, 79, 80, 81, 82, 83, 84, 85, 86, 87, 88, 89, 90, 91, 92, 93, 94, 95, 96, 97, 98, 99], "xaxis": "x", "y": [0, 0, 0, 0, 0, 0, 0, 0, 0, 0, 0, 0, 0, 0, 0, 0, 0, 0, 0, 0, 0, 0, 0, 0, 0, 0, 0, 0, 0, 0, 0, 0, 0, 0, 0, 0, 0, 0, 0, 0, 0, 0, 0, 0, 0, 0, 0, 0, 0, 0, 0, 0, 0, 0, 0, 0, 0, 0, 0, 0, 0, 0, 0, 0, 0, 0, 0, 0, 0, 0, 0, 0, 0, 0, 0, 0, 0, 0, 0, 0, 0, 0, 0, 0, 0, 0, 0, 0, 0, 0, 0, 0, 0, 0, 0, 0, 0, 0, 0, 0], "yaxis": "y"}, {"hovertemplate": "Task=inspection_protection<br>Failure Mode=fire_damage<br>Age (years)=%{x}<br>Cost Cumulative=%{y}<extra></extra>", "legendgroup": "inspection_protection", "line": {"color": "rgb(231, 63, 116)"}, "mode": "lines", "name": "inspection_protection", "orientation": "v", "showlegend": false, "stackgroup": "1", "type": "scatter", "x": [0, 1, 2, 3, 4, 5, 6, 7, 8, 9, 10, 11, 12, 13, 14, 15, 16, 17, 18, 19, 20, 21, 22, 23, 24, 25, 26, 27, 28, 29, 30, 31, 32, 33, 34, 35, 36, 37, 38, 39, 40, 41, 42, 43, 44, 45, 46, 47, 48, 49, 50, 51, 52, 53, 54, 55, 56, 57, 58, 59, 60, 61, 62, 63, 64, 65, 66, 67, 68, 69, 70, 71, 72, 73, 74, 75, 76, 77, 78, 79, 80, 81, 82, 83, 84, 85, 86, 87, 88, 89, 90, 91, 92, 93, 94, 95, 96, 97, 98, 99], "xaxis": "x", "y": [0, 0, 0, 0, 0, 0, 0, 0, 0, 0, 0, 0, 0, 0, 0, 0, 0, 0, 0, 0, 0, 0, 0, 0, 0, 0, 0, 0, 0, 0, 0, 0, 0, 0, 0, 0, 0, 0, 0, 0, 0, 0, 0, 0, 0, 0, 0, 0, 0, 0, 0, 0, 0, 0, 0, 0, 0, 0, 0, 0, 0, 0, 0, 0, 0, 0, 0, 0, 0, 0, 0, 0, 0, 0, 0, 0, 0, 0, 0, 0, 0, 0, 0, 0, 0, 0, 0, 0, 0, 0, 0, 0, 0, 0, 0, 0, 0, 0, 0, 0], "yaxis": "y"}, {"hovertemplate": "Task=inspection_protection<br>Failure Mode=impact<br>Age (years)=%{x}<br>Cost Cumulative=%{y}<extra></extra>", "legendgroup": "inspection_protection", "line": {"color": "rgb(231, 63, 116)"}, "mode": "lines", "name": "inspection_protection", "orientation": "v", "showlegend": false, "stackgroup": "1", "type": "scatter", "x": [0, 1, 2, 3, 4, 5, 6, 7, 8, 9, 10, 11, 12, 13, 14, 15, 16, 17, 18, 19, 20, 21, 22, 23, 24, 25, 26, 27, 28, 29, 30, 31, 32, 33, 34, 35, 36, 37, 38, 39, 40, 41, 42, 43, 44, 45, 46, 47, 48, 49, 50, 51, 52, 53, 54, 55, 56, 57, 58, 59, 60, 61, 62, 63, 64, 65, 66, 67, 68, 69, 70, 71, 72, 73, 74, 75, 76, 77, 78, 79, 80, 81, 82, 83, 84, 85, 86, 87, 88, 89, 90, 91, 92, 93, 94, 95, 96, 97, 98, 99], "xaxis": "x", "y": [0, 0, 0, 0, 0, 0, 0, 0, 0, 0, 0, 0, 0, 0, 0, 0, 0, 0, 0, 0, 0, 0, 0, 0, 0, 0, 0, 0, 0, 0, 0, 0, 0, 0, 0, 0, 0, 0, 0, 0, 0, 0, 0, 0, 0, 0, 0, 0, 0, 0, 0, 0, 0, 0, 0, 0, 0, 0, 0, 0, 0, 0, 0, 0, 0, 0, 0, 0, 0, 0, 0, 0, 0, 0, 0, 0, 0, 0, 0, 0, 0, 0, 0, 0, 0, 0, 0, 0, 0, 0, 0, 0, 0, 0, 0, 0, 0, 0, 0, 0], "yaxis": "y"}, {"hovertemplate": "Task=termite_treatment<br>Failure Mode=termites<br>Age (years)=%{x}<br>Cost Cumulative=%{y}<extra></extra>", "legendgroup": "termite_treatment", "line": {"color": "rgb(230, 131, 16)"}, "mode": "lines", "name": "termite_treatment", "orientation": "v", "showlegend": true, "stackgroup": "1", "type": "scatter", "x": [0, 1, 2, 3, 4, 5, 6, 7, 8, 9, 10, 11, 12, 13, 14, 15, 16, 17, 18, 19, 20, 21, 22, 23, 24, 25, 26, 27, 28, 29, 30, 31, 32, 33, 34, 35, 36, 37, 38, 39, 40, 41, 42, 43, 44, 45, 46, 47, 48, 49, 50, 51, 52, 53, 54, 55, 56, 57, 58, 59, 60, 61, 62, 63, 64, 65, 66, 67, 68, 69, 70, 71, 72, 73, 74, 75, 76, 77, 78, 79, 80, 81, 82, 83, 84, 85, 86, 87, 88, 89, 90, 91, 92, 93, 94, 95, 96, 97, 98, 99], "xaxis": "x", "y": [0, 0, 0, 0, 0, 0, 0, 0, 0, 0, 0, 0, 0, 0, 0, 0, 0, 0, 0, 0, 0, 1, 1, 1, 1, 1, 1, 1, 1, 1, 1, 1, 1, 1, 1, 1, 1, 2, 2, 2, 2, 5, 5, 5, 5, 5, 5, 5, 5, 5, 5, 5, 5, 8, 8, 8, 8, 10, 10, 10, 10, 12, 12, 12, 12, 13, 13, 13, 13, 14, 14, 14, 14, 15, 15, 15, 15, 16, 16, 16, 16, 16, 16, 16, 16, 17, 17, 17, 17, 18, 18, 18, 18, 20, 20, 20, 20, 22, 22, 22], "yaxis": "y"}], "layout": {"legend": {"title": {"text": "Task"}, "tracegroupgap": 0}, "title": {"text": "Maintenance Strategy Costs"}, "xaxis": {"anchor": "y", "automargin": true, "domain": [0, 1], "title": {"text": "Age (years)"}}, "yaxis": {"anchor": "x", "automargin": true, "domain": [0, 1], "title": {"text": "Cost Cumulative"}}}}
